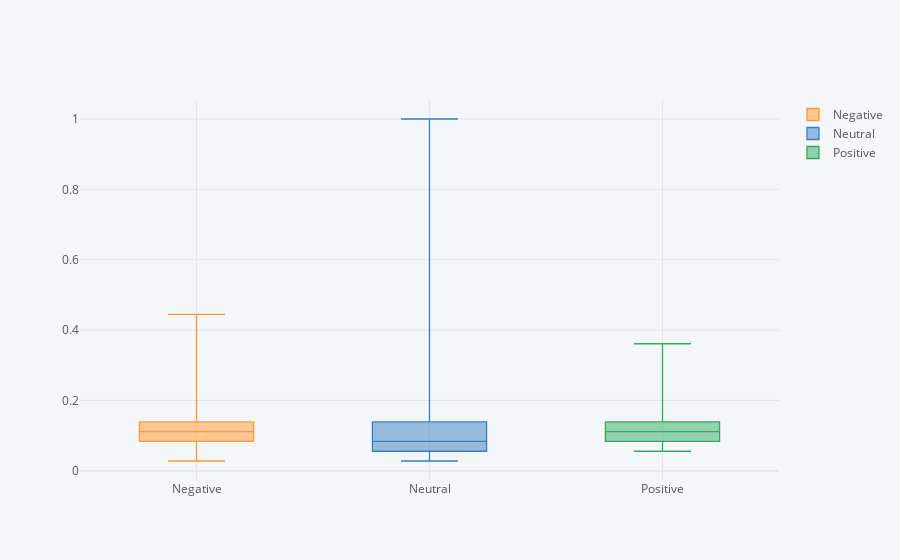

Here is the notebook cell this chart was saved with:
### Markdown cell above
### Number of punctuation marks

### Code cell
df['nr_of_punc'] = df['sentence'].str.split(r"\?|,|\.|\!|\"|'").str.len()
df["nr_of_punc"] = df["nr_of_punc"] / df["nr_of_punc"].max()
df[['sentiment', 'nr_of_punc']].pivot(columns = 'sentiment', values = 'nr_of_punc').iplot(kind = 'box')

### Figure 1 — Plotly figure (JSON) as saved in the notebook; plotly's stock layout.template omitted (floating-point values rounded to 4 significant figures; data arrays with more than 128 entries replaced by an {"elided": "..."} marker saying what was removed)
{"data": [{"boxpoints": false, "line": {"width": 1.3}, "marker": {"color": "rgba(255, 153, 51, 1.0)"}, "name": "Negative", "orientation": "v", "type": "box", "y": {"elided": "4838 float values"}}, {"boxpoints": false, "line": {"width": 1.3}, "marker": {"color": "rgba(55, 128, 191, 1.0)"}, "name": "Neutral", "orientation": "v", "type": "box", "y": {"elided": "4838 float values"}}, {"boxpoints": false, "line": {"width": 1.3}, "marker": {"color": "rgba(50, 171, 96, 1.0)"}, "name": "Positive", "orientation": "v", "type": "box", "y": {"elided": "4838 float values"}}], "layout": {"legend": {"bgcolor": "#F5F6F9", "font": {"color": "#4D5663"}}, "paper_bgcolor": "#F5F6F9", "plot_bgcolor": "#F5F6F9", "title": {"font": {"color": "#4D5663"}}, "xaxis": {"gridcolor": "#E1E5ED", "showgrid": true, "tickfont": {"color": "#4D5663"}, "title": {"font": {"color": "#4D5663"}, "text": ""}, "zerolinecolor": "#E1E5ED"}, "yaxis": {"gridcolor": "#E1E5ED", "showgrid": true, "tickfont": {"color": "#4D5663"}, "title": {"font": {"color": "#4D5663"}, "text": ""}, "zerolinecolor": "#E1E5ED"}}}
